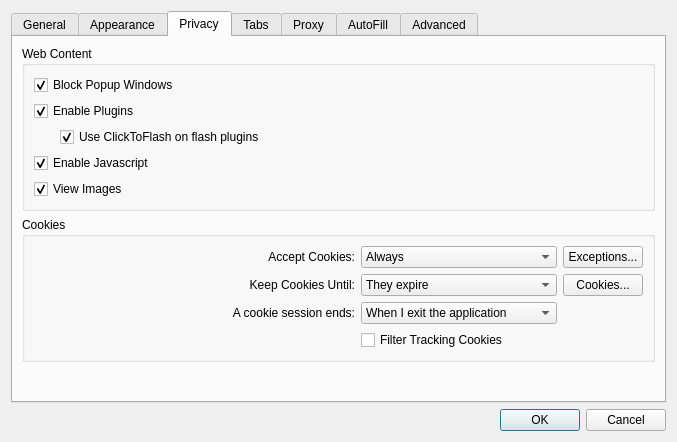
<?xml version="1.0" encoding="UTF-8"?>
<ui version="4.0">
 <class>Settings</class>
 <widget class="QDialog" name="Settings">
  <property name="geometry">
   <rect>
    <x>0</x>
    <y>0</y>
    <width>677</width>
    <height>442</height>
   </rect>
  </property>
  <property name="windowTitle">
   <string>Preferences</string>
  </property>
  <layout class="QGridLayout" name="gridLayout">
   <item row="2" column="0">
    <widget class="QDialogButtonBox" name="buttonBox">
     <property name="orientation">
      <enum>Qt::Horizontal</enum>
     </property>
     <property name="standardButtons">
      <set>QDialogButtonBox::Cancel|QDialogButtonBox::Ok</set>
     </property>
    </widget>
   </item>
   <item row="0" column="0">
    <widget class="QTabWidget" name="tabWidget">
     <property name="currentIndex">
      <number>2</number>
     </property>
     <widget class="QWidget" name="tab">
      <attribute name="title">
       <string>General</string>
      </attribute>
      <layout class="QGridLayout" name="gridLayout_4">
       <item row="0" column="0">
        <widget class="QLabel" name="label_7">
         <property name="text">
          <string>On startup:</string>
         </property>
         <property name="alignment">
          <set>Qt::AlignRight|Qt::AlignTrailing|Qt::AlignVCenter</set>
         </property>
        </widget>
       </item>
       <item row="0" column="1" colspan="2">
        <widget class="QComboBox" name="startupBehavior">
         <item>
          <property name="text">
           <string>Show my home page</string>
          </property>
         </item>
         <item>
          <property name="text">
           <string>Show a blank page</string>
          </property>
         </item>
         <item>
          <property name="text">
           <string>Restore windows and tabs from last time</string>
          </property>
         </item>
        </widget>
       </item>
       <item row="1" column="0">
        <widget class="QLabel" name="label_3">
         <property name="text">
          <string>Home Page:</string>
         </property>
         <property name="alignment">
          <set>Qt::AlignRight|Qt::AlignTrailing|Qt::AlignVCenter</set>
         </property>
        </widget>
       </item>
       <item row="1" column="1">
        <widget class="QLineEdit" name="homeLineEdit">
         <property name="layoutDirection">
          <enum>Qt::LeftToRight</enum>
         </property>
        </widget>
       </item>
       <item row="2" column="1">
        <widget class="QPushButton" name="setHomeToCurrentPageButton">
         <property name="text">
          <string>Set to current page</string>
         </property>
        </widget>
       </item>
       <item row="2" column="2">
        <spacer name="horizontalSpacer">
         <property name="orientation">
          <enum>Qt::Horizontal</enum>
         </property>
         <property name="sizeHint" stdset="0">
          <size>
           <width>280</width>
           <height>18</height>
          </size>
         </property>
        </spacer>
       </item>
       <item row="3" column="0">
        <widget class="QLabel" name="label_4">
         <property name="text">
          <string>Remove history items:</string>
         </property>
         <property name="alignment">
          <set>Qt::AlignRight|Qt::AlignTrailing|Qt::AlignVCenter</set>
         </property>
        </widget>
       </item>
       <item row="3" column="1">
        <widget class="QComboBox" name="expireHistory">
         <item>
          <property name="text">
           <string>After one day</string>
          </property>
         </item>
         <item>
          <property name="text">
           <string>After one week</string>
          </property>
         </item>
         <item>
          <property name="text">
           <string>After two weeks</string>
          </property>
         </item>
         <item>
          <property name="text">
           <string>After one month</string>
          </property>
         </item>
         <item>
          <property name="text">
           <string>After one year</string>
          </property>
         </item>
         <item>
          <property name="text">
           <string>Manually</string>
          </property>
         </item>
         <item>
          <property name="text">
           <string>On application exit</string>
          </property>
         </item>
        </widget>
       </item>
       <item row="4" column="0" colspan="3">
        <widget class="QCheckBox" name="searchEngineFallback">
         <property name="text">
          <string>Use the default search engine as fallback when the URL given by the user is invalid</string>
         </property>
         <property name="checked">
          <bool>false</bool>
         </property>
        </widget>
       </item>
       <item row="5" column="0" colspan="3">
        <widget class="QCheckBox" name="enableAccessKeys">
         <property name="text">
          <string>Enable access keys</string>
         </property>
        </widget>
       </item>
       <item row="6" column="0" colspan="3">
        <widget class="QCheckBox" name="enableFingerScrolling">
         <property name="text">
          <string>Enable finger scrolling</string>
         </property>
        </widget>
       </item>
       <item row="7" column="0" colspan="3">
        <widget class="QGroupBox" name="groupBox_2">
         <property name="title">
          <string>Downloads</string>
         </property>
         <layout class="QVBoxLayout" name="verticalLayout_2">
          <item>
           <widget class="QRadioButton" name="downloadAsk">
            <property name="text">
             <string>Ask for a destination each time</string>
            </property>
           </widget>
          </item>
          <item>
           <layout class="QHBoxLayout" name="horizontalLayout">
            <item>
             <widget class="QRadioButton" name="downloadDestination">
              <property name="text">
               <string>Use this destination:</string>
              </property>
              <property name="checked">
               <bool>true</bool>
              </property>
             </widget>
            </item>
            <item>
             <widget class="QLineEdit" name="downloadsLocation">
              <property name="layoutDirection">
               <enum>Qt::LeftToRight</enum>
              </property>
             </widget>
            </item>
            <item>
             <widget class="QPushButton" name="downloadDirectoryButton">
              <property name="text">
               <string>Choose Directory...</string>
              </property>
             </widget>
            </item>
           </layout>
          </item>
          <item>
           <layout class="QHBoxLayout" name="horizontalLayout_2">
            <item>
             <widget class="QCheckBox" name="externalDownloadButton">
              <property name="text">
               <string>Use this external download program:</string>
              </property>
             </widget>
            </item>
            <item>
             <widget class="QLineEdit" name="externalDownloadPath"/>
            </item>
            <item>
             <widget class="QPushButton" name="externalDownloadBrowse">
              <property name="text">
               <string>Choose Program...</string>
              </property>
             </widget>
            </item>
           </layout>
          </item>
          <item>
           <spacer>
            <property name="orientation">
             <enum>Qt::Vertical</enum>
            </property>
            <property name="sizeHint" stdset="0">
             <size>
              <width>608</width>
              <height>15</height>
             </size>
            </property>
           </spacer>
          </item>
         </layout>
        </widget>
       </item>
      </layout>
     </widget>
     <widget class="QWidget" name="tab_3">
      <attribute name="title">
       <string>Appearance</string>
      </attribute>
      <layout class="QGridLayout" name="gridLayout_3">
       <item row="0" column="0">
        <widget class="QLabel" name="label_5">
         <property name="text">
          <string>Standard font:</string>
         </property>
         <property name="alignment">
          <set>Qt::AlignRight|Qt::AlignTrailing|Qt::AlignVCenter</set>
         </property>
        </widget>
       </item>
       <item row="0" column="1" colspan="2">
        <widget class="QLabel" name="standardLabel">
         <property name="sizePolicy">
          <sizepolicy hsizetype="Expanding" vsizetype="Preferred">
           <horstretch>0</horstretch>
           <verstretch>0</verstretch>
          </sizepolicy>
         </property>
         <property name="frameShape">
          <enum>QFrame::StyledPanel</enum>
         </property>
         <property name="text">
          <string notr="true">Times 16</string>
         </property>
         <property name="alignment">
          <set>Qt::AlignCenter</set>
         </property>
        </widget>
       </item>
       <item row="0" column="4">
        <widget class="QPushButton" name="standardFontButton">
         <property name="text">
          <string>Select...</string>
         </property>
        </widget>
       </item>
       <item row="1" column="0">
        <widget class="QLabel" name="label_6">
         <property name="text">
          <string>Fixed-width font:</string>
         </property>
         <property name="alignment">
          <set>Qt::AlignRight|Qt::AlignTrailing|Qt::AlignVCenter</set>
         </property>
        </widget>
       </item>
       <item row="1" column="1" colspan="2">
        <widget class="QLabel" name="fixedLabel">
         <property name="frameShape">
          <enum>QFrame::StyledPanel</enum>
         </property>
         <property name="text">
          <string notr="true">Courier 13</string>
         </property>
         <property name="alignment">
          <set>Qt::AlignCenter</set>
         </property>
        </widget>
       </item>
       <item row="1" column="4">
        <widget class="QPushButton" name="fixedFontButton">
         <property name="text">
          <string>Select...</string>
         </property>
        </widget>
       </item>
       <item row="2" column="0" colspan="3">
        <widget class="QLabel" name="label_8">
         <property name="text">
          <string>Preferred languages for viewing webpages in:</string>
         </property>
        </widget>
       </item>
       <item row="2" column="4">
        <widget class="QPushButton" name="languageButton">
         <property name="text">
          <string>Select...</string>
         </property>
        </widget>
       </item>
       <item row="3" column="0">
        <widget class="QCheckBox" name="minimFontSizeCheckBox">
         <property name="text">
          <string>Minimum Font size:</string>
         </property>
        </widget>
       </item>
       <item row="4" column="3">
        <spacer name="verticalSpacer">
         <property name="orientation">
          <enum>Qt::Vertical</enum>
         </property>
         <property name="sizeHint" stdset="0">
          <size>
           <width>20</width>
           <height>93</height>
          </size>
         </property>
        </spacer>
       </item>
       <item row="3" column="1">
        <widget class="QSpinBox" name="minimumFontSizeSpinBox">
         <property name="enabled">
          <bool>false</bool>
         </property>
         <property name="minimum">
          <number>1</number>
         </property>
         <property name="value">
          <number>9</number>
         </property>
        </widget>
       </item>
      </layout>
     </widget>
     <widget class="QWidget" name="tab_2">
      <attribute name="title">
       <string>Privacy</string>
      </attribute>
      <layout class="QVBoxLayout" name="verticalLayout_3">
       <item>
        <widget class="QGroupBox" name="groupBox">
         <property name="title">
          <string>Web Content</string>
         </property>
         <layout class="QGridLayout" name="gridLayout_5">
          <item row="0" column="0" colspan="2">
           <widget class="QCheckBox" name="blockPopupWindows">
            <property name="text">
             <string>Block Popup Windows</string>
            </property>
            <property name="checked">
             <bool>true</bool>
            </property>
           </widget>
          </item>
          <item row="1" column="0" colspan="2">
           <widget class="QCheckBox" name="enablePlugins">
            <property name="text">
             <string>Enable Plugins</string>
            </property>
            <property name="checked">
             <bool>true</bool>
            </property>
           </widget>
          </item>
          <item row="2" column="0">
           <spacer name="horizontalSpacer_3">
            <property name="orientation">
             <enum>Qt::Horizontal</enum>
            </property>
            <property name="sizeType">
             <enum>QSizePolicy::Fixed</enum>
            </property>
            <property name="sizeHint" stdset="0">
             <size>
              <width>20</width>
              <height>20</height>
             </size>
            </property>
           </spacer>
          </item>
          <item row="2" column="1">
           <widget class="QCheckBox" name="clickToFlash">
            <property name="sizePolicy">
             <sizepolicy hsizetype="Expanding" vsizetype="Fixed">
              <horstretch>0</horstretch>
              <verstretch>0</verstretch>
             </sizepolicy>
            </property>
            <property name="toolTip">
             <string>If you enable this option, no flash objects will be loaded by default. Instead, each will be replaced by a button, allowing you to control which objects to load, and which not. </string>
            </property>
            <property name="text">
             <string>Use ClickToFlash on flash plugins</string>
            </property>
            <property name="checked">
             <bool>true</bool>
            </property>
           </widget>
          </item>
          <item row="3" column="0" colspan="2">
           <widget class="QCheckBox" name="enableJavascript">
            <property name="text">
             <string>Enable Javascript</string>
            </property>
            <property name="checked">
             <bool>true</bool>
            </property>
           </widget>
          </item>
          <item row="4" column="0" colspan="2">
           <widget class="QCheckBox" name="enableImages">
            <property name="text">
             <string>View Images</string>
            </property>
            <property name="checked">
             <bool>true</bool>
            </property>
           </widget>
          </item>
         </layout>
        </widget>
       </item>
       <item>
        <widget class="QGroupBox" name="cookiesGroupBox">
         <property name="title">
          <string>Cookies</string>
         </property>
         <layout class="QGridLayout">
          <item row="0" column="0">
           <widget class="QLabel" name="label_2">
            <property name="text">
             <string>Accept Cookies:</string>
            </property>
            <property name="alignment">
             <set>Qt::AlignRight|Qt::AlignTrailing|Qt::AlignVCenter</set>
            </property>
           </widget>
          </item>
          <item row="0" column="1">
           <widget class="QComboBox" name="acceptCombo">
            <item>
             <property name="text">
              <string>Always</string>
             </property>
            </item>
            <item>
             <property name="text">
              <string>Never</string>
             </property>
            </item>
            <item>
             <property name="text">
              <string>Only from sites you navigate to</string>
             </property>
            </item>
           </widget>
          </item>
          <item row="0" column="2">
           <widget class="QPushButton" name="exceptionsButton">
            <property name="text">
             <string>Exceptions...</string>
            </property>
           </widget>
          </item>
          <item row="1" column="0">
           <widget class="QLabel" name="label">
            <property name="text">
             <string>Keep Cookies Until:</string>
            </property>
            <property name="alignment">
             <set>Qt::AlignRight|Qt::AlignTrailing|Qt::AlignVCenter</set>
            </property>
           </widget>
          </item>
          <item row="1" column="1">
           <widget class="QComboBox" name="keepUntilCombo">
            <item>
             <property name="text">
              <string>They expire</string>
             </property>
            </item>
            <item>
             <property name="text">
              <string>I exit the application</string>
             </property>
            </item>
            <item>
             <property name="text">
              <string>At most 90 days</string>
             </property>
            </item>
           </widget>
          </item>
          <item row="1" column="2">
           <widget class="QPushButton" name="cookiesButton">
            <property name="text">
             <string>Cookies...</string>
            </property>
           </widget>
          </item>
          <item row="3" column="0">
           <spacer name="horizontalSpacer_4">
            <property name="orientation">
             <enum>Qt::Horizontal</enum>
            </property>
            <property name="sizeHint" stdset="0">
             <size>
              <width>40</width>
              <height>20</height>
             </size>
            </property>
           </spacer>
          </item>
          <item row="3" column="1">
           <widget class="QCheckBox" name="filterTrackingCookiesCheckbox">
            <property name="text">
             <string>Filter Tracking Cookies</string>
            </property>
           </widget>
          </item>
          <item row="2" column="0">
           <widget class="QLabel" name="cookieSessionLabel">
            <property name="text">
             <string>A cookie session ends:</string>
            </property>
            <property name="alignment">
             <set>Qt::AlignRight|Qt::AlignTrailing|Qt::AlignVCenter</set>
            </property>
           </widget>
          </item>
          <item row="2" column="1">
           <widget class="QComboBox" name="cookieSessionCombo">
            <item>
             <property name="text">
              <string>When I exit the application</string>
             </property>
            </item>
            <item>
             <property name="text">
              <string>1 day</string>
             </property>
            </item>
            <item>
             <property name="text">
              <string>2 days</string>
             </property>
            </item>
            <item>
             <property name="text">
              <string>3 days</string>
             </property>
            </item>
            <item>
             <property name="text">
              <string>7 days</string>
             </property>
            </item>
            <item>
             <property name="text">
              <string>30 days</string>
             </property>
            </item>
           </widget>
          </item>
         </layout>
        </widget>
       </item>
       <item>
        <spacer>
         <property name="orientation">
          <enum>Qt::Vertical</enum>
         </property>
         <property name="sizeHint" stdset="0">
          <size>
           <width>371</width>
           <height>177</height>
          </size>
         </property>
        </spacer>
       </item>
      </layout>
     </widget>
     <widget class="QWidget" name="tab_6">
      <attribute name="title">
       <string>Tabs</string>
      </attribute>
      <layout class="QVBoxLayout" name="verticalLayout_5">
       <item>
        <widget class="QCheckBox" name="selectTabsWhenCreated">
         <property name="text">
          <string>Select tabs and windows as they are created</string>
         </property>
        </widget>
       </item>
       <item>
        <widget class="QCheckBox" name="confirmClosingMultipleTabs">
         <property name="text">
          <string>Confirm when closing multiple tabs or windows</string>
         </property>
         <property name="checked">
          <bool>true</bool>
         </property>
        </widget>
       </item>
       <item>
        <widget class="QCheckBox" name="oneCloseButton">
         <property name="text">
          <string>Show only one close button instead of one for each tab</string>
         </property>
         <property name="checked">
          <bool>false</bool>
         </property>
        </widget>
       </item>
       <item>
        <widget class="QCheckBox" name="quitAsLastTabClosed">
         <property name="text">
          <string>Quit the application when last tab is closed</string>
         </property>
         <property name="checked">
          <bool>true</bool>
         </property>
        </widget>
       </item>
       <item>
        <widget class="QGroupBox" name="openLinksGroupBox">
         <property name="title">
          <string>Opening links</string>
         </property>
         <layout class="QGridLayout">
          <item row="1" column="0">
           <widget class="QLabel" name="linksInNewWindowLabel">
            <property name="text">
             <string>Links that want to open in a new window:</string>
            </property>
            <property name="alignment">
             <set>Qt::AlignRight|Qt::AlignTrailing|Qt::AlignVCenter</set>
            </property>
           </widget>
          </item>
          <item row="1" column="1" colspan="2">
           <widget class="QComboBox" name="openTargetBlankLinksIn">
            <item>
             <property name="text">
              <string>In a new window</string>
             </property>
            </item>
            <item>
             <property name="text">
              <string>In a new selected tab in the current window</string>
             </property>
            </item>
            <item>
             <property name="text">
              <string>In a new tab in the current window</string>
             </property>
            </item>
            <item>
             <property name="text">
              <string>In the current tab</string>
             </property>
            </item>
           </widget>
          </item>
          <item row="0" column="0">
           <widget class="QLabel" name="linkFromApplicationLabel">
            <property name="text">
             <string>Open links from applications:</string>
            </property>
            <property name="alignment">
             <set>Qt::AlignRight|Qt::AlignTrailing|Qt::AlignVCenter</set>
            </property>
           </widget>
          </item>
          <item row="0" column="1" colspan="2">
           <widget class="QComboBox" name="openLinksFromAppsIn">
            <item>
             <property name="text">
              <string>In a new window</string>
             </property>
            </item>
            <item>
             <property name="text">
              <string>In a new selected tab in the current window</string>
             </property>
            </item>
            <item>
             <property name="text">
              <string>In a new tab in the current window</string>
             </property>
            </item>
            <item>
             <property name="text">
              <string>In the current tab</string>
             </property>
            </item>
           </widget>
          </item>
         </layout>
        </widget>
       </item>
       <item>
        <spacer name="verticalSpacer_4">
         <property name="orientation">
          <enum>Qt::Vertical</enum>
         </property>
         <property name="sizeHint" stdset="0">
          <size>
           <width>20</width>
           <height>182</height>
          </size>
         </property>
        </spacer>
       </item>
      </layout>
     </widget>
     <widget class="QWidget" name="tab_4">
      <attribute name="title">
       <string>Proxy</string>
      </attribute>
      <layout class="QVBoxLayout" name="verticalLayout">
       <item>
        <widget class="QGroupBox" name="proxySupport">
         <property name="title">
          <string>Use proxy server</string>
         </property>
         <property name="checkable">
          <bool>true</bool>
         </property>
         <layout class="QGridLayout" name="gridLayout_6">
          <item row="0" column="0">
           <widget class="QLabel" name="label_9">
            <property name="text">
             <string>Type:</string>
            </property>
            <property name="alignment">
             <set>Qt::AlignRight|Qt::AlignTrailing|Qt::AlignVCenter</set>
            </property>
           </widget>
          </item>
          <item row="0" column="1" colspan="2">
           <widget class="QComboBox" name="proxyType">
            <item>
             <property name="text">
              <string>Socks5</string>
             </property>
            </item>
            <item>
             <property name="text">
              <string>Http (Secure)</string>
             </property>
            </item>
            <item>
             <property name="text">
              <string>Http (Transparent)</string>
             </property>
            </item>
           </widget>
          </item>
          <item row="1" column="0">
           <widget class="QLabel" name="label_10">
            <property name="text">
             <string>Host name:</string>
            </property>
            <property name="alignment">
             <set>Qt::AlignRight|Qt::AlignTrailing|Qt::AlignVCenter</set>
            </property>
           </widget>
          </item>
          <item row="1" column="1" colspan="2">
           <widget class="QLineEdit" name="proxyHostName">
            <property name="layoutDirection">
             <enum>Qt::LeftToRight</enum>
            </property>
           </widget>
          </item>
          <item row="2" column="0">
           <widget class="QLabel" name="label_11">
            <property name="text">
             <string>Port:</string>
            </property>
            <property name="alignment">
             <set>Qt::AlignRight|Qt::AlignTrailing|Qt::AlignVCenter</set>
            </property>
           </widget>
          </item>
          <item row="2" column="1">
           <widget class="QSpinBox" name="proxyPort">
            <property name="maximum">
             <number>65535</number>
            </property>
            <property name="value">
             <number>1080</number>
            </property>
           </widget>
          </item>
          <item row="2" column="2">
           <spacer name="horizontalSpacer_2">
            <property name="orientation">
             <enum>Qt::Horizontal</enum>
            </property>
            <property name="sizeHint" stdset="0">
             <size>
              <width>293</width>
              <height>20</height>
             </size>
            </property>
           </spacer>
          </item>
          <item row="3" column="0">
           <widget class="QLabel" name="label_12">
            <property name="text">
             <string>User Name:</string>
            </property>
            <property name="alignment">
             <set>Qt::AlignRight|Qt::AlignTrailing|Qt::AlignVCenter</set>
            </property>
           </widget>
          </item>
          <item row="3" column="1" colspan="2">
           <widget class="QLineEdit" name="proxyUserName">
            <property name="layoutDirection">
             <enum>Qt::LeftToRight</enum>
            </property>
           </widget>
          </item>
          <item row="4" column="0">
           <widget class="QLabel" name="label_13">
            <property name="text">
             <string>Password:</string>
            </property>
            <property name="alignment">
             <set>Qt::AlignRight|Qt::AlignTrailing|Qt::AlignVCenter</set>
            </property>
           </widget>
          </item>
          <item row="4" column="1" colspan="2">
           <widget class="QLineEdit" name="proxyPassword">
            <property name="layoutDirection">
             <enum>Qt::LeftToRight</enum>
            </property>
            <property name="echoMode">
             <enum>QLineEdit::Password</enum>
            </property>
           </widget>
          </item>
          <item row="5" column="0">
           <spacer name="verticalSpacer_2">
            <property name="orientation">
             <enum>Qt::Vertical</enum>
            </property>
            <property name="sizeHint" stdset="0">
             <size>
              <width>20</width>
              <height>8</height>
             </size>
            </property>
           </spacer>
          </item>
         </layout>
        </widget>
       </item>
      </layout>
     </widget>
     <widget class="QWidget" name="tab_7">
      <attribute name="title">
       <string>AutoFill</string>
      </attribute>
      <layout class="QGridLayout" name="gridLayout_8">
       <item row="0" column="0">
        <widget class="QLabel" name="label_16">
         <property name="text">
          <string>AutoFill web forms:</string>
         </property>
        </widget>
       </item>
       <item row="0" column="1">
        <widget class="QCheckBox" name="autoFillPasswordFormsCheckBox">
         <property name="sizePolicy">
          <sizepolicy hsizetype="Expanding" vsizetype="Fixed">
           <horstretch>0</horstretch>
           <verstretch>0</verstretch>
          </sizepolicy>
         </property>
         <property name="text">
          <string>User names and passwords</string>
         </property>
        </widget>
       </item>
       <item row="0" column="2">
        <widget class="QPushButton" name="editAutoFillUserButton">
         <property name="text">
          <string>Edit...</string>
         </property>
        </widget>
       </item>
       <item row="2" column="1">
        <spacer name="verticalSpacer_5">
         <property name="orientation">
          <enum>Qt::Vertical</enum>
         </property>
         <property name="sizeHint" stdset="0">
          <size>
           <width>20</width>
           <height>244</height>
          </size>
         </property>
        </spacer>
       </item>
       <item row="1" column="3">
        <spacer name="horizontalSpacer_6">
         <property name="orientation">
          <enum>Qt::Horizontal</enum>
         </property>
         <property name="sizeHint" stdset="0">
          <size>
           <width>40</width>
           <height>20</height>
          </size>
         </property>
        </spacer>
       </item>
      </layout>
     </widget>
     <widget class="QWidget" name="tab_5">
      <attribute name="title">
       <string>Advanced</string>
      </attribute>
      <layout class="QGridLayout" name="gridLayout_2">
       <item row="0" column="0">
        <widget class="QLabel" name="label_14">
         <property name="text">
          <string>Style Sheet:</string>
         </property>
        </widget>
       </item>
       <item row="0" column="2">
        <widget class="QLineEdit" name="userStyleSheet">
         <property name="layoutDirection">
          <enum>Qt::LeftToRight</enum>
         </property>
        </widget>
       </item>
       <item row="0" column="3">
        <widget class="QPushButton" name="styleSheetBrowseButton">
         <property name="text">
          <string>Browse...</string>
         </property>
        </widget>
       </item>
       <item row="1" column="0" colspan="4">
        <widget class="QGroupBox" name="networkCache">
         <property name="title">
          <string>Enable network cache</string>
         </property>
         <property name="checkable">
          <bool>true</bool>
         </property>
         <property name="checked">
          <bool>true</bool>
         </property>
         <layout class="QGridLayout" name="gridLayout_7">
          <item row="0" column="0">
           <widget class="QLabel" name="label_15">
            <property name="text">
             <string>Maximum Size:</string>
            </property>
           </widget>
          </item>
          <item row="0" column="1">
           <widget class="QSpinBox" name="networkCacheMaximumSizeSpinBox">
            <property name="suffix">
             <string> MB</string>
            </property>
            <property name="minimum">
             <number>0</number>
            </property>
            <property name="maximum">
             <number>9999999</number>
            </property>
           </widget>
          </item>
          <item row="0" column="2">
           <spacer name="horizontalSpacer_5">
            <property name="orientation">
             <enum>Qt::Horizontal</enum>
            </property>
            <property name="sizeHint" stdset="0">
             <size>
              <width>40</width>
              <height>20</height>
             </size>
            </property>
           </spacer>
          </item>
         </layout>
        </widget>
       </item>
       <item row="2" column="2">
        <spacer name="verticalSpacer_3">
         <property name="orientation">
          <enum>Qt::Vertical</enum>
         </property>
         <property name="sizeHint" stdset="0">
          <size>
           <width>20</width>
           <height>176</height>
          </size>
         </property>
        </spacer>
       </item>
      </layout>
     </widget>
    </widget>
   </item>
  </layout>
 </widget>
 <tabstops>
  <tabstop>startupBehavior</tabstop>
  <tabstop>homeLineEdit</tabstop>
  <tabstop>setHomeToCurrentPageButton</tabstop>
  <tabstop>expireHistory</tabstop>
  <tabstop>searchEngineFallback</tabstop>
  <tabstop>downloadAsk</tabstop>
  <tabstop>downloadDestination</tabstop>
  <tabstop>downloadDirectoryButton</tabstop>
  <tabstop>standardFontButton</tabstop>
  <tabstop>fixedFontButton</tabstop>
  <tabstop>languageButton</tabstop>
  <tabstop>blockPopupWindows</tabstop>
  <tabstop>enablePlugins</tabstop>
  <tabstop>clickToFlash</tabstop>
  <tabstop>enableJavascript</tabstop>
  <tabstop>enableImages</tabstop>
  <tabstop>acceptCombo</tabstop>
  <tabstop>exceptionsButton</tabstop>
  <tabstop>keepUntilCombo</tabstop>
  <tabstop>cookiesButton</tabstop>
  <tabstop>filterTrackingCookiesCheckbox</tabstop>
  <tabstop>selectTabsWhenCreated</tabstop>
  <tabstop>confirmClosingMultipleTabs</tabstop>
  <tabstop>oneCloseButton</tabstop>
  <tabstop>quitAsLastTabClosed</tabstop>
  <tabstop>openLinksFromAppsIn</tabstop>
  <tabstop>openTargetBlankLinksIn</tabstop>
  <tabstop>proxySupport</tabstop>
  <tabstop>proxyType</tabstop>
  <tabstop>proxyHostName</tabstop>
  <tabstop>proxyPort</tabstop>
  <tabstop>proxyUserName</tabstop>
  <tabstop>proxyPassword</tabstop>
  <tabstop>userStyleSheet</tabstop>
  <tabstop>networkCache</tabstop>
  <tabstop>networkCacheMaximumSizeSpinBox</tabstop>
  <tabstop>buttonBox</tabstop>
 </tabstops>
 <resources/>
 <connections>
  <connection>
   <sender>buttonBox</sender>
   <signal>accepted()</signal>
   <receiver>Settings</receiver>
   <slot>accept()</slot>
   <hints>
    <hint type="sourcelabel">
     <x>269</x>
     <y>447</y>
    </hint>
    <hint type="destinationlabel">
     <x>157</x>
     <y>274</y>
    </hint>
   </hints>
  </connection>
  <connection>
   <sender>buttonBox</sender>
   <signal>rejected()</signal>
   <receiver>Settings</receiver>
   <slot>reject()</slot>
   <hints>
    <hint type="sourcelabel">
     <x>337</x>
     <y>447</y>
    </hint>
    <hint type="destinationlabel">
     <x>286</x>
     <y>274</y>
    </hint>
   </hints>
  </connection>
  <connection>
   <sender>downloadDestination</sender>
   <signal>toggled(bool)</signal>
   <receiver>downloadsLocation</receiver>
   <slot>setEnabled(bool)</slot>
   <hints>
    <hint type="sourcelabel">
     <x>79</x>
     <y>289</y>
    </hint>
    <hint type="destinationlabel">
     <x>280</x>
     <y>291</y>
    </hint>
   </hints>
  </connection>
  <connection>
   <sender>enablePlugins</sender>
   <signal>toggled(bool)</signal>
   <receiver>clickToFlash</receiver>
   <slot>setEnabled(bool)</slot>
   <hints>
    <hint type="sourcelabel">
     <x>104</x>
     <y>125</y>
    </hint>
    <hint type="destinationlabel">
     <x>162</x>
     <y>154</y>
    </hint>
   </hints>
  </connection>
  <connection>
   <sender>minimFontSizeCheckBox</sender>
   <signal>toggled(bool)</signal>
   <receiver>minimumFontSizeSpinBox</receiver>
   <slot>setEnabled(bool)</slot>
   <hints>
    <hint type="sourcelabel">
     <x>31</x>
     <y>153</y>
    </hint>
    <hint type="destinationlabel">
     <x>189</x>
     <y>151</y>
    </hint>
   </hints>
  </connection>
  <connection>
   <sender>downloadDestination</sender>
   <signal>toggled(bool)</signal>
   <receiver>downloadDirectoryButton</receiver>
   <slot>setEnabled(bool)</slot>
   <hints>
    <hint type="sourcelabel">
     <x>182</x>
     <y>282</y>
    </hint>
    <hint type="destinationlabel">
     <x>620</x>
     <y>292</y>
    </hint>
   </hints>
  </connection>
  <connection>
   <sender>externalDownloadButton</sender>
   <signal>toggled(bool)</signal>
   <receiver>externalDownloadPath</receiver>
   <slot>setEnabled(bool)</slot>
   <hints>
    <hint type="sourcelabel">
     <x>161</x>
     <y>315</y>
    </hint>
    <hint type="destinationlabel">
     <x>388</x>
     <y>315</y>
    </hint>
   </hints>
  </connection>
  <connection>
   <sender>externalDownloadButton</sender>
   <signal>toggled(bool)</signal>
   <receiver>externalDownloadBrowse</receiver>
   <slot>setEnabled(bool)</slot>
   <hints>
    <hint type="sourcelabel">
     <x>161</x>
     <y>315</y>
    </hint>
    <hint type="destinationlabel">
     <x>554</x>
     <y>315</y>
    </hint>
   </hints>
  </connection>
  <connection>
   <sender>externalDownloadButton</sender>
   <signal>toggled(bool)</signal>
   <receiver>downloadAsk</receiver>
   <slot>setDisabled(bool)</slot>
   <hints>
    <hint type="sourcelabel">
     <x>102</x>
     <y>311</y>
    </hint>
    <hint type="destinationlabel">
     <x>105</x>
     <y>252</y>
    </hint>
   </hints>
  </connection>
  <connection>
   <sender>externalDownloadButton</sender>
   <signal>toggled(bool)</signal>
   <receiver>downloadsLocation</receiver>
   <slot>setDisabled(bool)</slot>
   <hints>
    <hint type="sourcelabel">
     <x>198</x>
     <y>315</y>
    </hint>
    <hint type="destinationlabel">
     <x>386</x>
     <y>279</y>
    </hint>
   </hints>
  </connection>
  <connection>
   <sender>externalDownloadButton</sender>
   <signal>toggled(bool)</signal>
   <receiver>downloadDestination</receiver>
   <slot>setDisabled(bool)</slot>
   <hints>
    <hint type="sourcelabel">
     <x>170</x>
     <y>313</y>
    </hint>
    <hint type="destinationlabel">
     <x>169</x>
     <y>285</y>
    </hint>
   </hints>
  </connection>
  <connection>
   <sender>externalDownloadButton</sender>
   <signal>toggled(bool)</signal>
   <receiver>downloadDirectoryButton</receiver>
   <slot>setDisabled(bool)</slot>
   <hints>
    <hint type="sourcelabel">
     <x>194</x>
     <y>311</y>
    </hint>
    <hint type="destinationlabel">
     <x>569</x>
     <y>276</y>
    </hint>
   </hints>
  </connection>
 </connections>
</ui>
